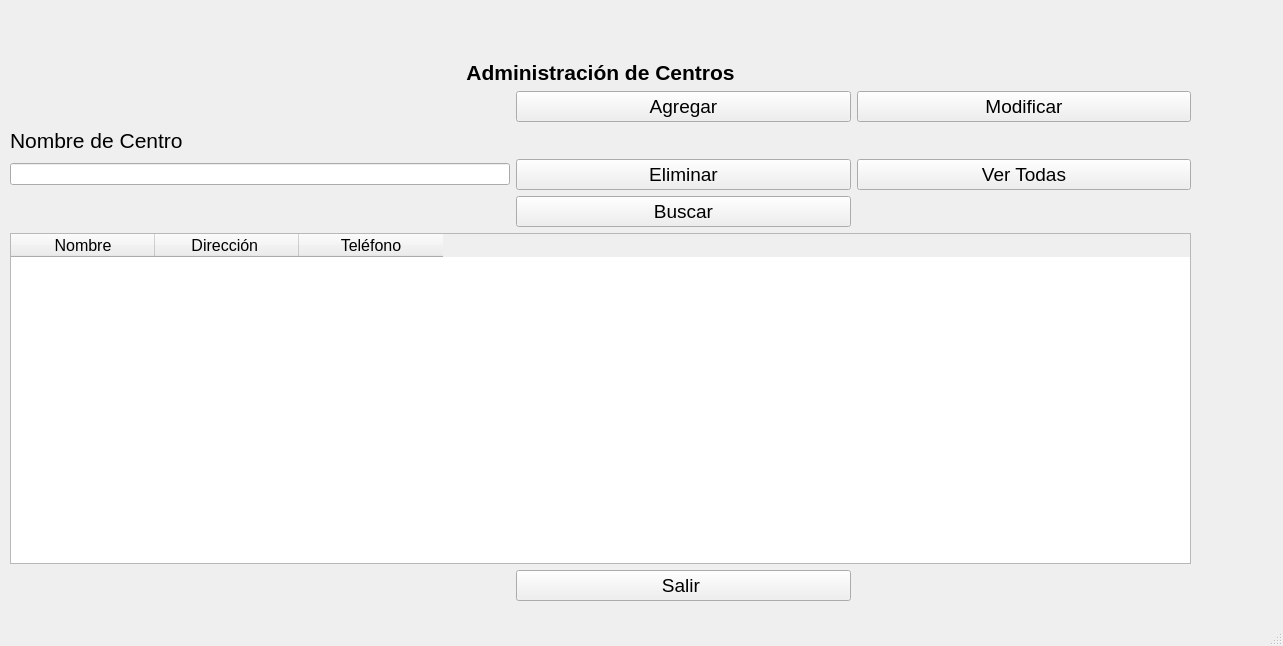
<?xml version="1.0" encoding="UTF-8"?>
<ui version="4.0">
 <class>AdmonCentros</class>
 <widget class="QMainWindow" name="AdmonCentros">
  <property name="geometry">
   <rect>
    <x>0</x>
    <y>0</y>
    <width>1283</width>
    <height>646</height>
   </rect>
  </property>
  <property name="windowTitle">
   <string>MainWindow</string>
  </property>
  <widget class="QWidget" name="centralwidget">
   <widget class="QWidget" name="layoutWidget">
    <property name="geometry">
     <rect>
      <x>10</x>
      <y>60</y>
      <width>1181</width>
      <height>541</height>
     </rect>
    </property>
    <layout class="QGridLayout" name="gridLayout">
     <item row="4" column="1">
      <widget class="QPushButton" name="PBBuscar">
       <property name="font">
        <font>
         <pointsize>14</pointsize>
        </font>
       </property>
       <property name="text">
        <string>Buscar</string>
       </property>
      </widget>
     </item>
     <item row="3" column="1">
      <widget class="QPushButton" name="PBEliminar">
       <property name="font">
        <font>
         <pointsize>14</pointsize>
        </font>
       </property>
       <property name="text">
        <string>Eliminar</string>
       </property>
      </widget>
     </item>
     <item row="1" column="2">
      <widget class="QPushButton" name="PBModificar">
       <property name="font">
        <font>
         <pointsize>14</pointsize>
        </font>
       </property>
       <property name="text">
        <string>Modificar</string>
       </property>
      </widget>
     </item>
     <item row="2" column="0" colspan="2">
      <widget class="QLabel" name="LCodigoEliminar">
       <property name="font">
        <font>
         <pointsize>16</pointsize>
        </font>
       </property>
       <property name="text">
        <string>Nombre de Centro</string>
       </property>
      </widget>
     </item>
     <item row="6" column="1">
      <widget class="QPushButton" name="PBSalir">
       <property name="font">
        <font>
         <pointsize>14</pointsize>
        </font>
       </property>
       <property name="text">
        <string>Salir </string>
       </property>
      </widget>
     </item>
     <item row="1" column="1">
      <widget class="QPushButton" name="PBAgregar">
       <property name="font">
        <font>
         <pointsize>14</pointsize>
        </font>
       </property>
       <property name="text">
        <string>Agregar</string>
       </property>
      </widget>
     </item>
     <item row="0" column="0" colspan="3">
      <widget class="QLabel" name="LTitulo">
       <property name="minimumSize">
        <size>
         <width>100</width>
         <height>0</height>
        </size>
       </property>
       <property name="font">
        <font>
         <pointsize>16</pointsize>
         <weight>75</weight>
         <bold>true</bold>
        </font>
       </property>
       <property name="text">
        <string>Administración de Centros</string>
       </property>
       <property name="alignment">
        <set>Qt::AlignCenter</set>
       </property>
      </widget>
     </item>
     <item row="3" column="2">
      <widget class="QPushButton" name="PBTodas">
       <property name="font">
        <font>
         <pointsize>14</pointsize>
        </font>
       </property>
       <property name="text">
        <string>Ver Todas</string>
       </property>
      </widget>
     </item>
     <item row="5" column="0" colspan="3">
      <widget class="QTableWidget" name="TWTabla">
       <property name="minimumSize">
        <size>
         <width>711</width>
         <height>0</height>
        </size>
       </property>
       <property name="font">
        <font>
         <pointsize>12</pointsize>
        </font>
       </property>
       <property name="sizeAdjustPolicy">
        <enum>QAbstractScrollArea::AdjustToContents</enum>
       </property>
       <attribute name="horizontalHeaderDefaultSectionSize">
        <number>144</number>
       </attribute>
       <attribute name="verticalHeaderMinimumSectionSize">
        <number>60</number>
       </attribute>
       <column>
        <property name="text">
         <string>Nombre</string>
        </property>
       </column>
       <column>
        <property name="text">
         <string>Dirección </string>
        </property>
       </column>
       <column>
        <property name="text">
         <string>Teléfono</string>
        </property>
       </column>
      </widget>
     </item>
     <item row="3" column="0">
      <widget class="QLineEdit" name="SBCodigoEliminar">
       <property name="maximumSize">
        <size>
         <width>500</width>
         <height>16777215</height>
        </size>
       </property>
       <property name="maxLength">
        <number>30</number>
       </property>
      </widget>
     </item>
    </layout>
   </widget>
  </widget>
  <widget class="QStatusBar" name="statusbar"/>
 </widget>
 <tabstops>
  <tabstop>PBEliminar</tabstop>
  <tabstop>TWTabla</tabstop>
 </tabstops>
 <resources/>
 <connections/>
</ui>
